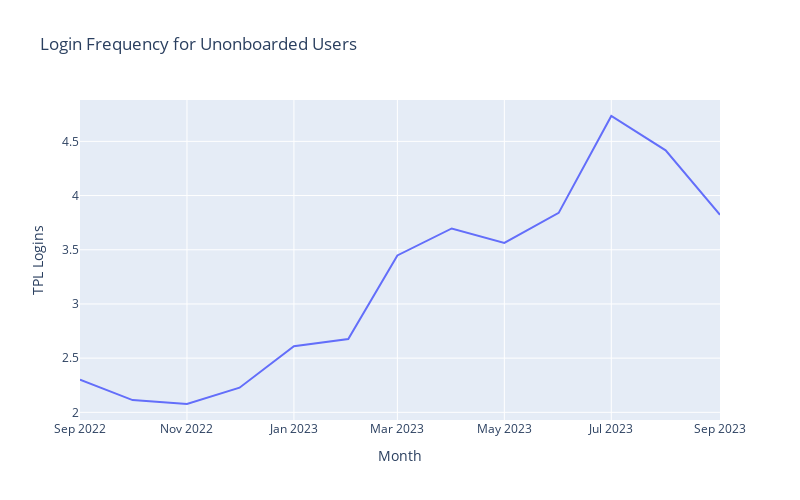

The notebook cell saved with this chart:
### Code cell
fig = px.line(unonboarded_monthly_login, 
              x='Month', 
              y='TPL Logins', 
              labels={'Month': 'Month', 'Count Users': 'Count Users'},
              title='Login Frequency for Unonboarded Users')
fig.update_layout(width = 800, height = 500)

fig.show()

### Figure 1 — Plotly figure (JSON) as saved in the notebook; plotly's stock layout.template omitted (floating-point values rounded to 4 significant figures)
{"data": [{"hovertemplate": "Month=%{x}<br>TPL Logins=%{y}<extra></extra>", "legendgroup": "", "line": {"color": "#636efa", "dash": "solid"}, "marker": {"symbol": "circle"}, "mode": "lines", "name": "", "orientation": "v", "showlegend": false, "type": "scatter", "x": ["2022-09-01T00:00:00", "2022-10-01T00:00:00", "2022-11-01T00:00:00", "2022-12-01T00:00:00", "2023-01-01T00:00:00", "2023-02-01T00:00:00", "2023-03-01T00:00:00", "2023-04-01T00:00:00", "2023-05-01T00:00:00", "2023-06-01T00:00:00", "2023-07-01T00:00:00", "2023-08-01T00:00:00", "2023-09-01T00:00:00"], "xaxis": "x", "y": [2.302, 2.113, 2.077, 2.227, 2.609, 2.677, 3.448, 3.696, 3.564, 3.84, 4.734, 4.418, 3.822], "yaxis": "y"}], "layout": {"height": 500, "legend": {"tracegroupgap": 0}, "title": {"text": "Login Frequency for Unonboarded Users"}, "width": 800, "xaxis": {"anchor": "y", "domain": [0, 1], "title": {"text": "Month"}}, "yaxis": {"anchor": "x", "domain": [0, 1], "title": {"text": "TPL Logins"}}}}
